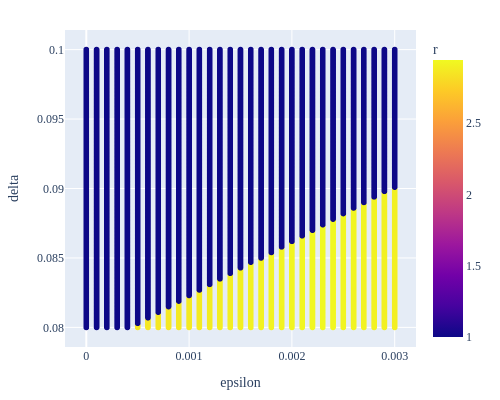

Notebook cell for this chart:
### Code cell
i_max = df_eps["r"].argmax()
eps_max = df_eps["epsilon"].iloc[i_max]
delta_max = df_eps["delta"].iloc[i_max]

fig = px.scatter(df_eps, x="epsilon", y="delta", color="r", hover_data=["partition_greedy", "partition_opt"]).update_layout(
    width=500, height=400,
    font=dict(family="iosevka"),
    margin=dict(t=30, b=30, l=30, r=30),
    )
# fig.add_vline(x=eps_max, annotation=dict(text=f"{eps_max:.4f}"))
fig

### Figure 1 — Plotly figure (JSON) as saved in the notebook; plotly's stock layout.template omitted (floating-point values rounded to 4 significant figures; data arrays with more than 128 entries replaced by an {"elided": "..."} marker saying what was removed)
{"data": [{"customdata": {"elided": "6231x2 str values"}, "hovertemplate": "epsilon=%{x}<br>delta=%{y}<br>partition_greedy=%{customdata[0]}<br>partition_opt=%{customdata[1]}<br>r=%{marker.color}<extra></extra>", "legendgroup": "", "marker": {"color": {"elided": "6231 float values"}, "coloraxis": "coloraxis", "symbol": "circle"}, "mode": "markers", "name": "", "showlegend": false, "type": "scattergl", "x": {"elided": "6231 float values"}, "xaxis": "x", "y": {"elided": "6231 float values"}, "yaxis": "y"}], "layout": {"coloraxis": {"colorbar": {"title": {"text": "r"}}, "colorscale": [[0, "#0d0887"], [0.1111, "#46039f"], [0.2222, "#7201a8"], [0.3333, "#9c179e"], [0.4444, "#bd3786"], [0.5556, "#d8576b"], [0.6667, "#ed7953"], [0.7778, "#fb9f3a"], [0.8889, "#fdca26"], [1, "#f0f921"]]}, "font": {"family": "iosevka"}, "height": 400, "legend": {"tracegroupgap": 0}, "margin": {"b": 30, "l": 30, "r": 30, "t": 30}, "width": 500, "xaxis": {"anchor": "y", "domain": [0, 1], "title": {"text": "epsilon"}}, "yaxis": {"anchor": "x", "domain": [0, 1], "title": {"text": "delta"}}}}
